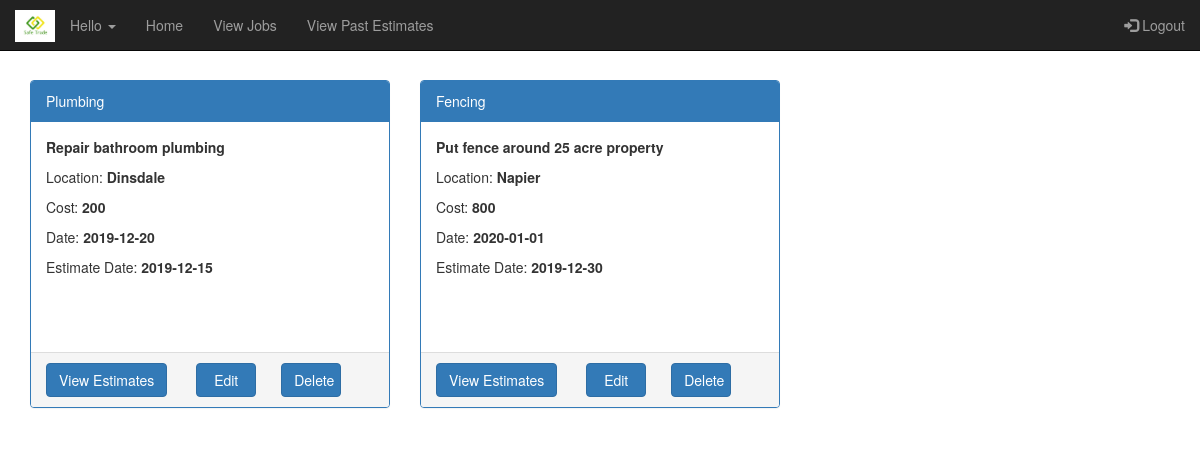
Screenshot of /userPage.php?uid=14 with the database file from the repository.
### tables this page shows
CREATE TABLE `jobdetails` (
  `JobId` int(11) NOT NULL,
  `UId` int(11) NOT NULL,
  `JobType` varchar(255) NOT NULL,
  `JobDescription` varchar(255) NOT NULL,
  `Location` varchar(50) NOT NULL,
  `CostRange` double NOT NULL,
  `ActiveDate` date NOT NULL,
  `EstimateDate` date NOT NULL,
  `IsClosed` int(11) NOT NULL,
  `IsEstimateAccepted` int(11) NOT NULL
);

### classes/Job.php (called while the page is built, shortened)
<?php
class Job{
  private $jid = null;
  private $jdescription = "";
  private $jtype = "";
  private $cost = null;
  private $activedate = "";
  private $estimationdate = null;
  private $location = null;
  public function __construct($jid,$uid, $jtype,$jdescription,$location,   $cost, $activedate,$estimationdate,$isclosed){
    $this->jid = $jid;
    $this->jdescription = $jdescription;
    $this->jtype = $jtype;
    $this->cost = $cost;
    $this->activedate = $activedate;
    $this->estimationdate = $estimationdate;
    $this->location = $location;
  }
  public static function findByUser($mysqli, $uid){
    $today=date('Y-m-d');
    $sql = sprintf("select * from jobdetails where IsClosed=0 and UId=%s and ActiveDate>='%s'", $uid,$today);
    $result = $mysqli->query($sql);
    if ($result){
      $jobs = new Collection();
      while($row = $result->fetch_assoc()){
        $job = new Job($row['JobId'],$row['UId'], $row['JobType'], $row['JobDescription'], $row['Location'], $row['CostRange'], $row['ActiveDate'], $row['EstimateDate'],$row['IsClosed']);
        $jobs->Add($row['JobId'], $job);
      }
    }
    return $jobs;
  }
  public function getJobId(){
    return $this->jid;
  }
  public function getJobDescription(){
    return $this->jdescription;
  }
  public function getJobType(){
    return $this->jtype;
  }
  public function getLocation(){
    return $this->location;
  }
  public function getCost(){
    return $this->cost;
  }
  public function getActiveDate(){
    return $this->activedate;
  }
  public function getEstimateDate(){
    return $this->estimationdate;
  }
}
?>

### classes/Collection.php (called while the page is built, shortened)
<?php
class Collection {
    private $records = array();
    public function add($key, $record){
        $result = false;
        if ($key != null) {
            $this->records[$key] = $record;
            $result = true;
        }
        return $result;
    }
    public function getRecords(){
        return $this->records;
    }
}
?>

### userPage.php (the view, shortened to what this page needs)
<?php
require_once("headers.php");
require_once("footer.php");
?>
<div class="container" >
<div class="row">
<?php  $jobs=Job ::findByUser($mysqli,$_GET['uid']);
          $count=0;
          foreach($jobs->getRecords() as $id => $job)
          {
             $count=$count+1;
          }
          if($count ==0)
          {
            echo '<h3 style="font-style:italic;">You have not posted any jobs yet! Post one now....';
            echo "<a data-toggle=\"modal\" data-target=\"#myModal\">Click here to Post Job</a></h3>";
          }
          else{
             foreach($jobs->getRecords() as $id => $job){
               ?>
<div class="col-sm-4" >
      <div class="panel panel-primary">
        <div class="panel-heading"><?php echo $job->getJobType(); ?></div>
        <div class="panel-body" style="height:230px">
        <p><b><?php echo $job->getJobDescription(); ?></b></p>
        <p>Location: <b><?php echo $job->getLocation(); ?></b></p>
        <p>Cost: <b><?php echo $job->getCost(); ?></b></p>
        <p>Date: <b><?php echo $job->getActiveDate(); ?></b></p>
        <p>Estimate Date: <b><?php echo $job->getEstimateDate(); ?></b></p>
        </div>
        <div class="panel-footer pviewestimate">
            <a data-toggle="modal" data-target="" class="btn btn-primary viewestimate" name="viewestimate">View Estimates</a>
            <?php
            echo "<a href=\"editJob.php?id=".$job->getJobId()."\"  style=\"width: 60px;margin-left: 25px;\" class=\"btn btn-primary\">Edit </a>";
            echo "<a href=\"deleteJobDB.php?id=".$job->getJobId()."\"  style=\"width: 60px;margin-left: 25px;\" class=\"btn btn-primary\" onclick=\"return confirm('Are you sure to remove your job?')\">Delete </a>";
            ?>
        </div>
      </div>
    </div>
    <?php }}; ?>
    </div>
</div>

### rows the page displays
jobdetails: JobType "Plumbing", JobDescription "Repair bathroom plumbing", Location "Dinsdale", CostRange "200", ActiveDate "2019-12-20", EstimateDate "2019-12-15"
jobdetails: JobType "Fencing", JobDescription "Put fence around 25 acre property", Location "Napier", CostRange "800", ActiveDate "2020-01-01", EstimateDate "2019-12-30"
